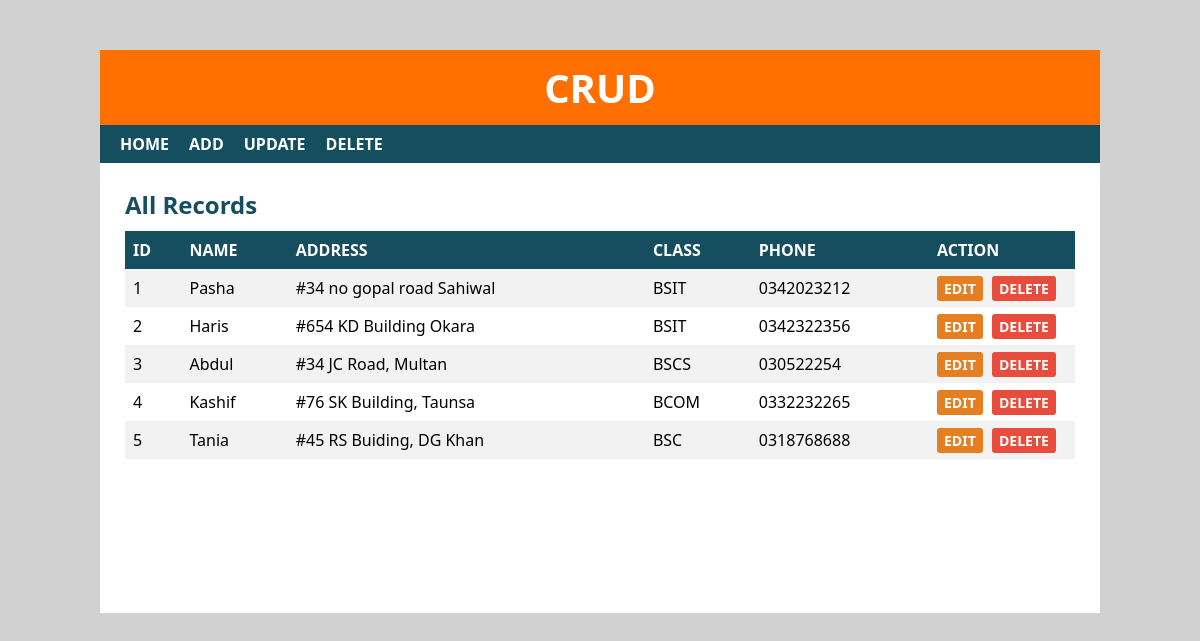
/crud/index.php, run on the app's committed database.
### tables this page shows
CREATE TABLE `student` (
  `sid` int(10) NOT NULL,
  `sname` varchar(30) NOT NULL,
  `saddress` varchar(100) NOT NULL,
  `sclass` int(10) NOT NULL,
  `sphone` varchar(10) NOT NULL
);

CREATE TABLE `studentclass` (
  `cid` int(11) NOT NULL,
  `cname` varchar(15) NOT NULL
);

### crud/index.php (the view, shortened to what this page needs)
<?php
include 'header.php';
?>
<div id="main-content">
  <h2>All Records</h2>
  <?php
  include 'config.php';
  $sql = "SELECT * FROM student JOIN studentclass WHERE student.sclass = studentclass.cid";
  $result = mysqli_query($conn, $sql) or die("Query Unsuccessful.");
  if (mysqli_num_rows($result) > 0) {
  ?>
    <table>
      <thead>
        <th>Id</th>
        <th>Name</th>
        <th>Address</th>
        <th>Class</th>
        <th>Phone</th>
        <th>Action</th>
      </thead>
      <tbody>
        <?php
        while ($row = mysqli_fetch_assoc($result)) {
        ?>
          <tr>
            <td><?php echo $row['sid']; ?></td>
            <td><?php echo $row['sname']; ?></td>
            <td><?php echo $row['saddress']; ?></td>
            <td><?php echo $row['cname']; ?></td>
            <td><?php echo $row['sphone']; ?></td>
            <td>
              <a href='edit.php?id=<?php echo $row['sid']; ?>'>Edit</a>
              <a href='delete-inline.php?id=<?php echo $row['sid']; ?>'>Delete</a>
            </td>
          </tr>
        <?php } ?>
      </tbody>
    </table>
  <?php } else {
    echo "<h2>No Record Found</h2>";
  }
  ?>
</div>
</div>
</body>
</html>

### crud/header.php (shortened to what this page needs)
<!DOCTYPE html>
<html lang="en">
<head>
    <link rel="stylesheet" href="css/style.css">
</head>
<body>
    <div id="wrapper">
        <div id="header">
            <h1>Crud</h1>
        </div>
        <div id="menu">
            <ul>
                <li>
                    <a href="index.php">Home</a>
                </li>
                <li>
                    <a href="add.php">Add</a>
                </li>
                <li>
                    <a href="update.php">Update</a>
                </li>
                <li>
                    <a href="delete.php">Delete</a>
                </li>
            </ul>
        </div>

### crud/css/style.css (style rules this page uses)
* { font-family: 'Segoe UI', Tahoma, Geneva, Verdana, sans-serif; }
:root { --primary-color: #144e5f }
body { font: 16px arial; margin: 0; padding: 0; background: #d1d1d1; }
#wrapper { width: 1000px; margin: 50px auto 0; background-color: #fff; }
#header { text-align: center; background-color: #FF7000; padding: 10px; }
#header h1 { color: #fff; font-size: 40px; font-weight: 700; text-transform: uppercase; margin: 0; }
#menu { background-color: var(--primary-color); }
#menu ul { font-size: 0; padding: 0 10px; margin: 0; list-style: none; }
#menu ul li { display: inline-block; }
#menu ul li a { color: #fff; font-size: 16px; font-weight: 600; padding: 8px 10px; display: block; text-decoration: none; text-transform: uppercase; transition: all 0.3s ease; }
#main-content { padding: 25px; min-height: 400px; }
#main-content h2 { margin: 0 0 10px; text-transform: capitalize; color: var(--primary-color); }
#main-content table { width: 100%; background-color: #555; margin: 0 0 20px; border-collapse: collapse; }
#main-content table th { color: #fff; padding-top: 12px; padding-bottom: 12px; text-align: left; text-transform: uppercase; background-color: var(--primary-color); }
#main-content table th:last-child { width: 130px; }
#main-content table td, #main-content table th { padding: 8px; }
#main-content table td a { font-size: 14px; font-weight: 600; text-transform: uppercase; padding: 3px 7px; color: #fff; background-color: #e67e22; text-decoration: none; border-radius: 3px; }
#main-content table tr { background-color: #fff ; }
#main-content table tr:nth-child(odd) { background-color: #f2f2f2 ; }
#main-content table td a:nth-child(2) { background-color: #e74c3c; margin: 0 0 0 5px; }

### data on the page
student: sid "1", sname "Pasha", saddress "#34 no gopal road Sahiwal", studentclass.cname "BSIT", sphone "0342023212"
student: sid "2", sname "Haris", saddress "#654 KD Building Okara", studentclass.cname "BSIT", sphone "0342322356"
student: sid "3", sname "Abdul", saddress "#34 JC Road, Multan", studentclass.cname "BSCS", sphone "030522254"
student: sid "4", sname "Kashif", saddress "#76 SK Building, Taunsa", studentclass.cname "BCOM", sphone "0332232265"
student: sid "5", sname "Tania", saddress "#45 RS Buiding, DG Khan", studentclass.cname "BSC", sphone "0318768688"
